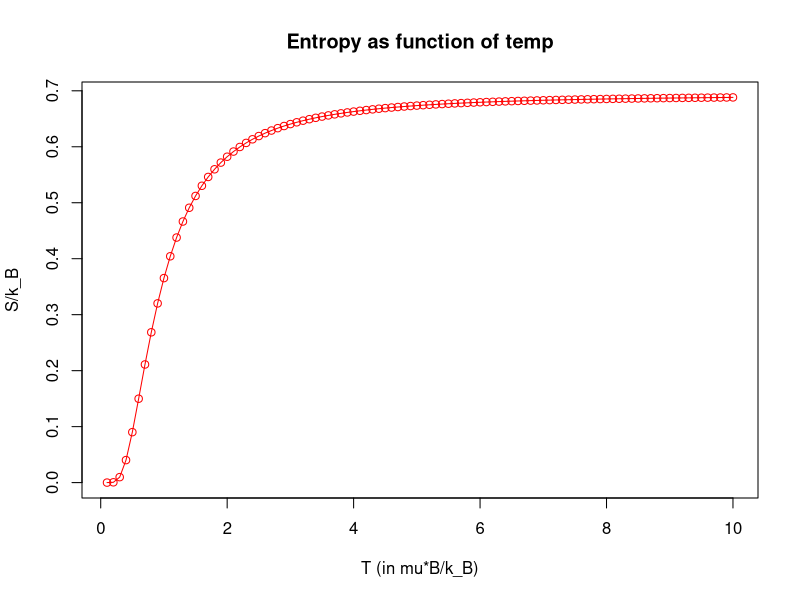

Source code (R):
## To log or not log temperature ...
do_png <- TRUE

do_xLog <- FALSE
log = ''
if(do_xLog) {
    T <- c(1:9 %o% 10^(-3:3))            #In units of ( mu B ) / k_B 
    log = 'xy'
} else {
    T <- seq(0.1,10,0.1)                #In units of ( mu B ) / k_B
}

## Ubar <- N * tanh(1/T)                   #In units of U / (mu B)
Ubarbar <- tanh(1/T)                   #In units of U / (N mu B)

## Entropy as function of temperature, in units of N k_B
S <- log(2) + 0.5 * ( Ubarbar * log((1 - Ubarbar)/(1 + Ubarbar)) - log(1-Ubarbar^2) )


## Give the chart file a name.
if(do_png) {
    png(file = "p3_21__S_as_function_T.png",pointsize=24,height=800,width=600)
} else {
    x11()
}

## Plot the bar chart. 
plot(T,S,type = "o", col = "red", xlab = "T (in mu*B/k_B)", ylab = "S/k_B",
   main = "Entropy as function of temp",log=log)
   ## main = "Entropy as function of temp",xlog=do_xLog,ylog=do_xLog)

## Save the file.
if(do_png) { dev.off() }
